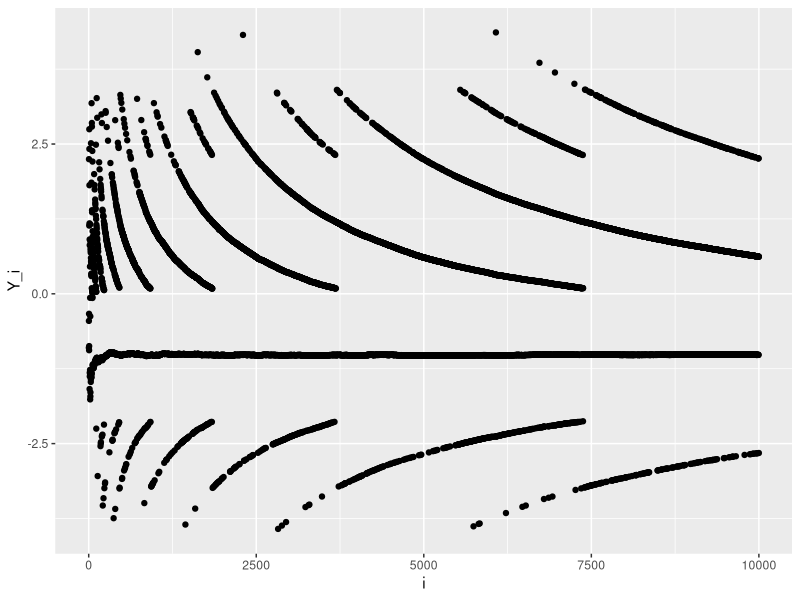
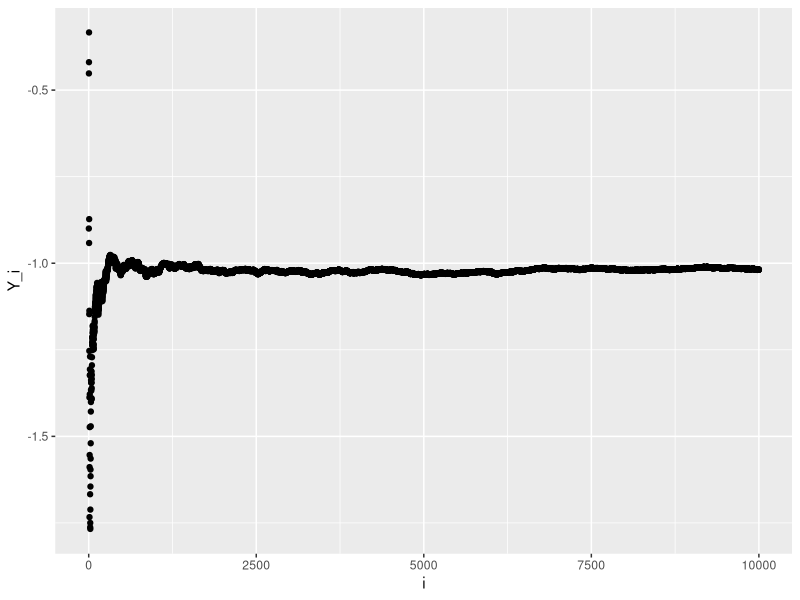

Here is the R script that generated these plots, in order:
## ---- chunk 1
knitr::opts_chunk$set(echo = TRUE)
## ---- chunk 2
x1 <- 1/3 ; x2 <- 1/4
if ( x1 - x2 == 1/12){
  print("substraction is correct")
}else{
  print("substraction is wrong")
}
## ---- chunk 3
x1 <- 1 ; x2 <- 1/2
if ( x1 - x2 == 1/2){
  print("substraction is correct")
}else{
  print("substraction is wrong")
}
## ---- chunk 4
x1 <- 1 ; x2 <- 1/2
if (isTRUE(all.equal( x1 - x2, 1/2))){
  print("substraction is correct")
}else{
  print("substraction is wrong")
}
## ---- chunk 5
epsilon = 10^(-15)

derivative <- function(x){
  stopifnot(is.numeric(x))
  dx <- ((x+epsilon) - x)/(epsilon)
  return(dx)
}

## ---- chunk 6
x1 = 1
x2 = 100000
derivative(x1)
derivative(x2)
## ---- chunk 7
library(ggplot2)
## ---- chunk 8
myvar <- function(x){
  stopifnot(is.vector(x),
            is.numeric(x))
  n <- length(x)
  variance <- (1/(n-1))*(sum(x^2) - (1/n)*((sum(x))^2))
  return(variance)
}

vect_x <- rnorm(10000, mean = 10^8, sd = 1)

Y <- c()
for (i in 1:length(vect_x)){
  Y[i] <- myvar(vect_x[1:i]) - var(vect_x[1:i])
}
## ---- chunk 9
data_Y <- data.frame(values = Y, len = 1:length(Y))
plot_dependence <- ggplot(data = data_Y)+
  geom_point(aes(x = len, y = values))+ xlab("i")+ylab("Y_i")

print(plot_dependence)
## ---- chunk 10
myvar_improved <- function(x){
  stopifnot(is.vector(x),
            is.numeric(x))
  mu <- mean(x)
  n <- length(x)
  variance_improved <- (sum(x - mu)^2)/(n-1)
  return(variance_improved)
}

Y_improved <- c()
for (i in 1:length(vect_x)){
  Y_improved[i] <- myvar_improved(vect_x[1:i]) - var(vect_x[1:i])
}

data_Y_improved <- data.frame(values = Y_improved, len = 1:length(Y_improved))

plot_dependence_improved <- ggplot(data = data_Y_improved)+
  geom_point(aes(x = len, y = values))+ xlab("i")+ylab("Y_i")

print(plot_dependence_improved)
## ---- chunk 11
# Formulae A
binom_a <- function(n,k){
  stopifnot(is.numeric(n), is.numeric(k))
  coeff_a <- prod(1:n) / (prod(1:k) * prod(1:(n-k)))
  return(coeff_a)
}
# Formulae B
binom_b <- function(n,k){
  stopifnot(is.numeric(n), is.numeric(k))
  coeff_b <- prod((k+1):n) / prod(1:(n-k))
  return(coeff_b)
}
# Formulae C
binom_c <- function(n,k){
  stopifnot(is.numeric(n), is.numeric(k))
  coeff_c <- prod(((k+1):n) / (1:(n-k)))
  return(coeff_c)
}


# What a surprise!! R doesn't like vectors that have a length of 10^12
n <- c(2, 10, 10^2, 10^4)
k_rand <- sample(1:2, 4, replace = TRUE)
k1 <- n - k_rand
k2 <- c(0, 1, 2, 4)

for(i in 1:4){
  small_a <- c()
  small_b <- c()
  small_c <- c()
  
  large_a <- c()
  large_b <- c()
  large_c <- c()
  # small difference between n and k
  small_a[i] <- binom_a(n[i], k1[i])
  small_b[i] <- binom_b(n[i], k1[i])
  small_c[i] <- binom_c(n[i], k1[i])
  
  #big difference between n and k
  large_a[i] <- binom_a(n[i], k2[i])
  large_b[i] <- binom_b(n[i], k2[i])
  large_c[i] <- binom_c(n[i], k2[i])
}

print(small_a)
print(small_b)
print(small_c)
print(large_a)
print(large_b)
print(large_c)
